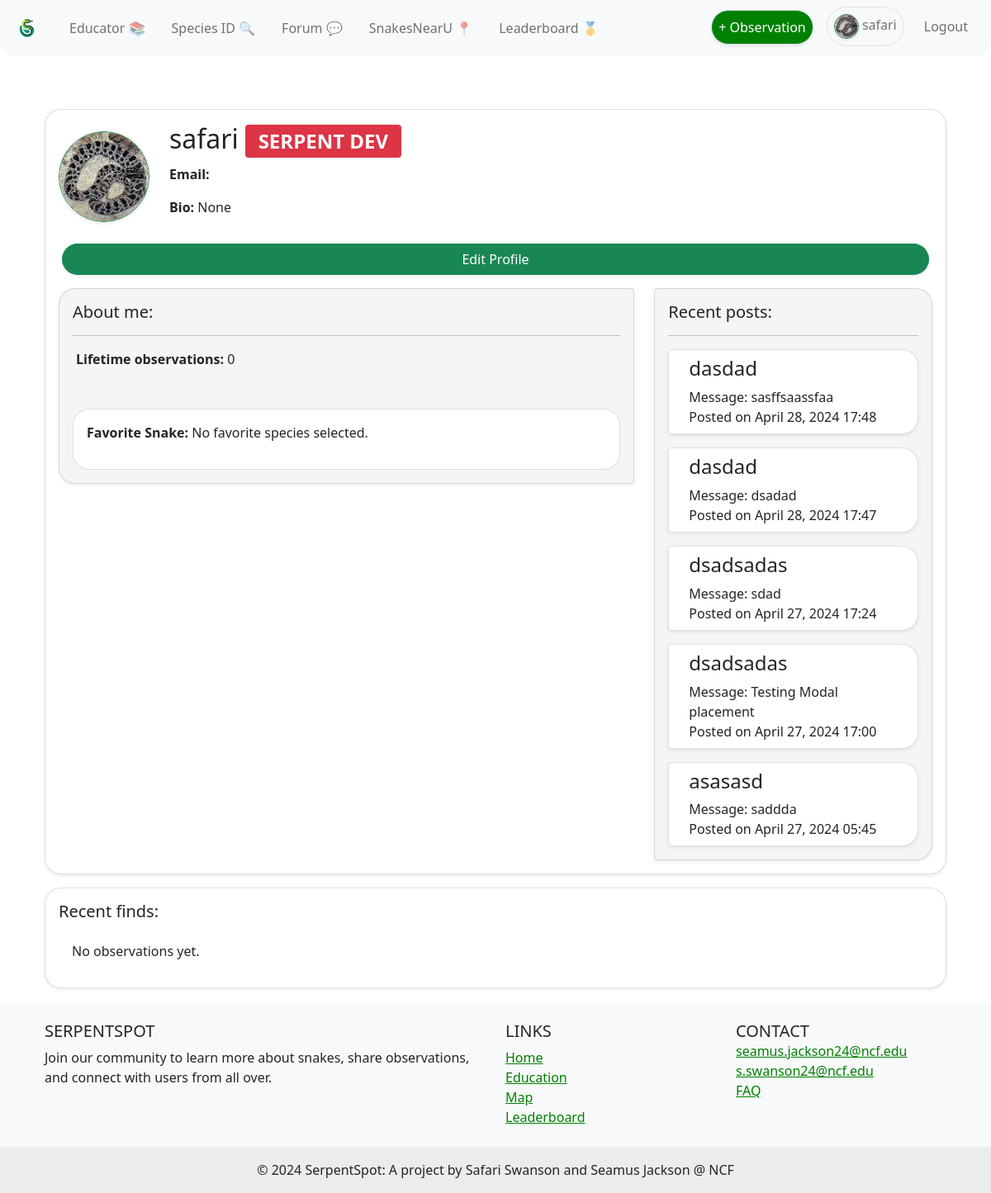
/auth/profile/ (signed in), run on an earlier commit of the app's database.
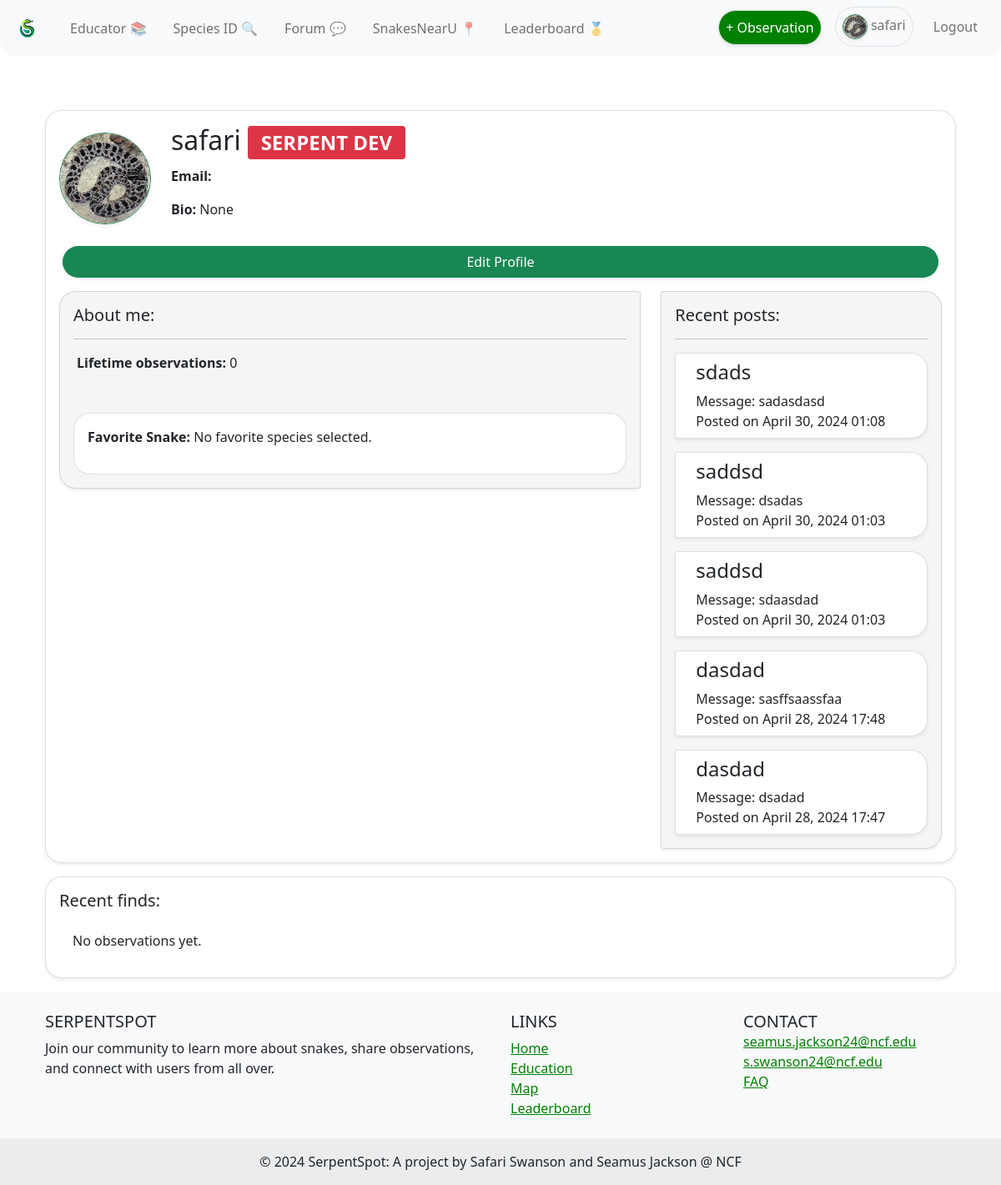
And on a later commit of the database.
### Forum/models.py (models this page shows, shortened)
class Post(models.Model):
    thread = models.ForeignKey(Thread, on_delete=models.CASCADE, related_name='posts')
    message = models.TextField()
    created_by = models.ForeignKey(User, on_delete=models.CASCADE, related_name='posts_created')
    created_at = models.DateTimeField(auto_now_add=True)
    updated_at = models.DateTimeField(auto_now=True)

class Thread(models.Model):
    title = models.CharField(max_length=255)
    board = models.ForeignKey(Board, on_delete=models.CASCADE, related_name='threads')
    starter = models.ForeignKey(User, on_delete=models.CASCADE, related_name='threads_started')
    created_at = models.DateTimeField(auto_now_add=True)
    updated_at = models.DateTimeField(auto_now=True)

### UserAuth/views.py (the view)
# urls.py: path('profile/', views.profile_view, name='profile'), # path to view user profile
@login_required
def profile_view(request, username=None):
    if username:
        user = get_object_or_404(User, username=username)
    else:
        user = request.user
    userprofile = UserProfile.objects.get(user=user)
    observations = UserObservation.objects.filter(user=user.userprofile)
    recentPosts = Post.objects.filter(created_by=user).order_by('-created_at')[:5] # Get the 5 most recent posts by the user
    recentobservations = observations.order_by('-date')[:6] # Get the 6 most recent observations by the user
    context = {
        'user': user,
        'userprofile': userprofile,
        'observations': observations,
        'recentPosts': recentPosts,
        'recentobservations': recentobservations
    }
    return render(request, 'profile.html', context)

### UserAuth/templates/profile.html (shortened to what the changed rows need)
{% extends 'base.html' %}
{% block content %}
{% load static %}
<div class="container my-3">
    <div class="card shadow-sm" style="border-radius: 20px; overflow: hidden;">
        <div class="card-body">
            <div class="row align-items-center">
                <div class="col">
                    <h2 class="card-title">
                        {{ user.username | slice:":15" }}
                        {% if user.is_superuser %}
                            <span class="badge bg-danger">SERPENT DEV</span>
                        {% endif %}
                    </h2>
                </div>
            </div>
            <div class="row mt-3">
                <div class="col-md-4">
                    <div class="card shadow-sm" style="background-color:whitesmoke; border-top-right-radius: 20px; border-bottom-right-radius: 20px; overflow:hidden">
                        <div class="card-body">
                            {% if recentPosts %}
                                {% for post in recentPosts %}
                                <a href="{% url 'thread_posts' thread_id=post.thread.id %}" class="text-decoration-none" aria-label="Read more about {{ post.thread.title }}">
                                <div class="card shadow-sm mt-3 recentpost" style="border-top-right-radius: 20px; border-bottom-right-radius: 20px; overflow: hidden;">
                                    <div class="mx-4 mt-2 mb-2">
                                        <h4 class="card-title">{{ post.thread.title }}</h4>
                                        <p class="card-text">
                                            Message: {{ post.message|truncatechars:50 }}
                                            <br>
                                            Posted on {{ post.created_at|date:"F d, Y H:i" }}
                                        </p>
                                    </div>
                                </div>
                                </a>
                            {% endfor %}
                            {% else %}
                                <p class="mx-1">No recent posts to display.</p>
                            {% endif %}
                        </div>
                    </div>
                </div>
            </div>
        </div>
    </div>
</div>
{% endblock content %}

What changed in the data, as far as the page shows it:
no longer on this page (row edited): Post: thread "dsadsadas", message "sdad", created_at "April 27, 2024 17:24"
no longer on this page (row edited): Post: thread "dsadsadas", message "Testing Modal placement", created_at "April 27, 2024 17:00"
no longer on this page (row unchanged): Post: thread "asasasd", message "saddda", created_at "April 27, 2024 05:45"
added Post: thread "sdads", message "sadasdasd", created_at "April 30, 2024 01:08"
added Post: thread "saddsd", message "dsadas", created_at "April 30, 2024 01:03"
added Post: thread "saddsd", message "sdaasdad", created_at "April 30, 2024 01:03"
